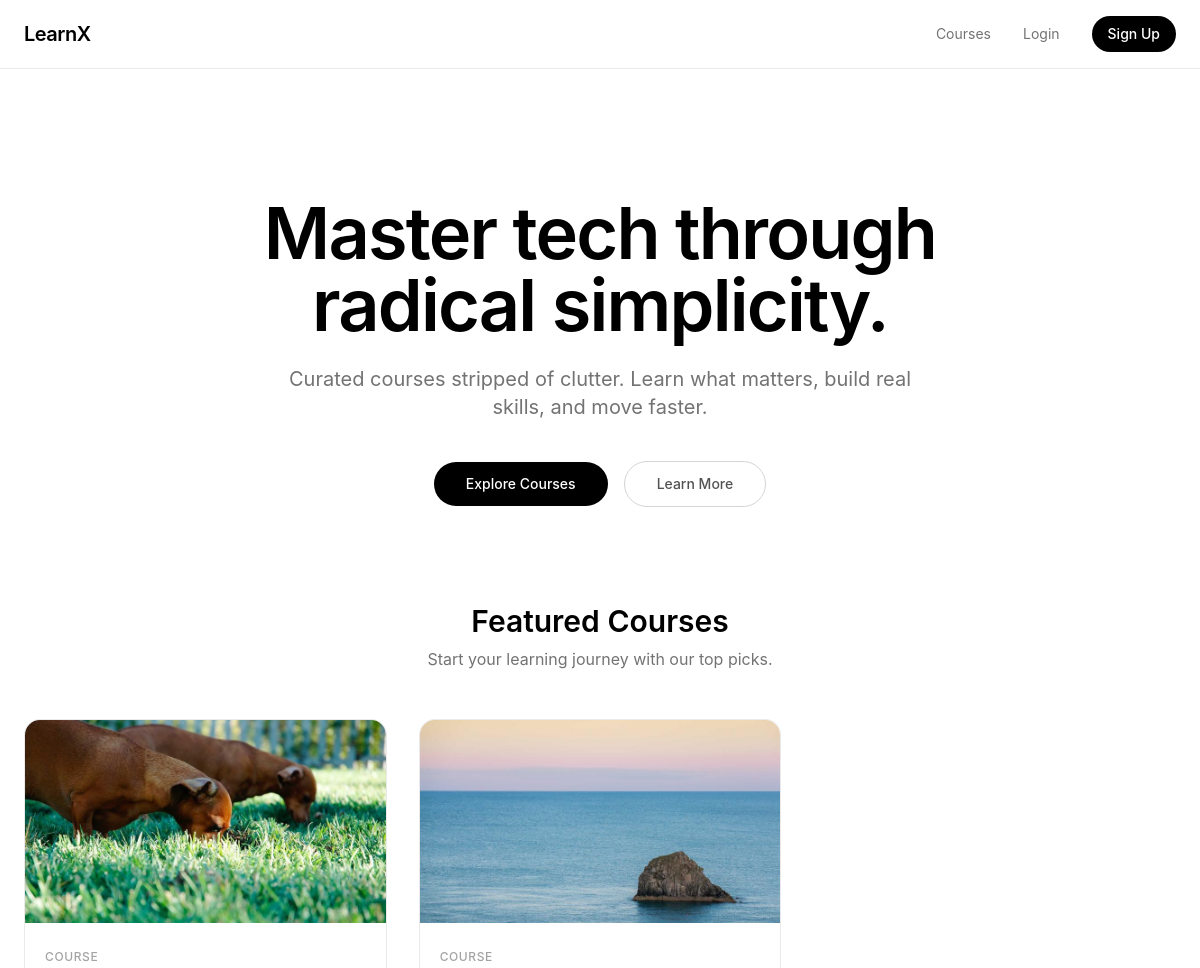
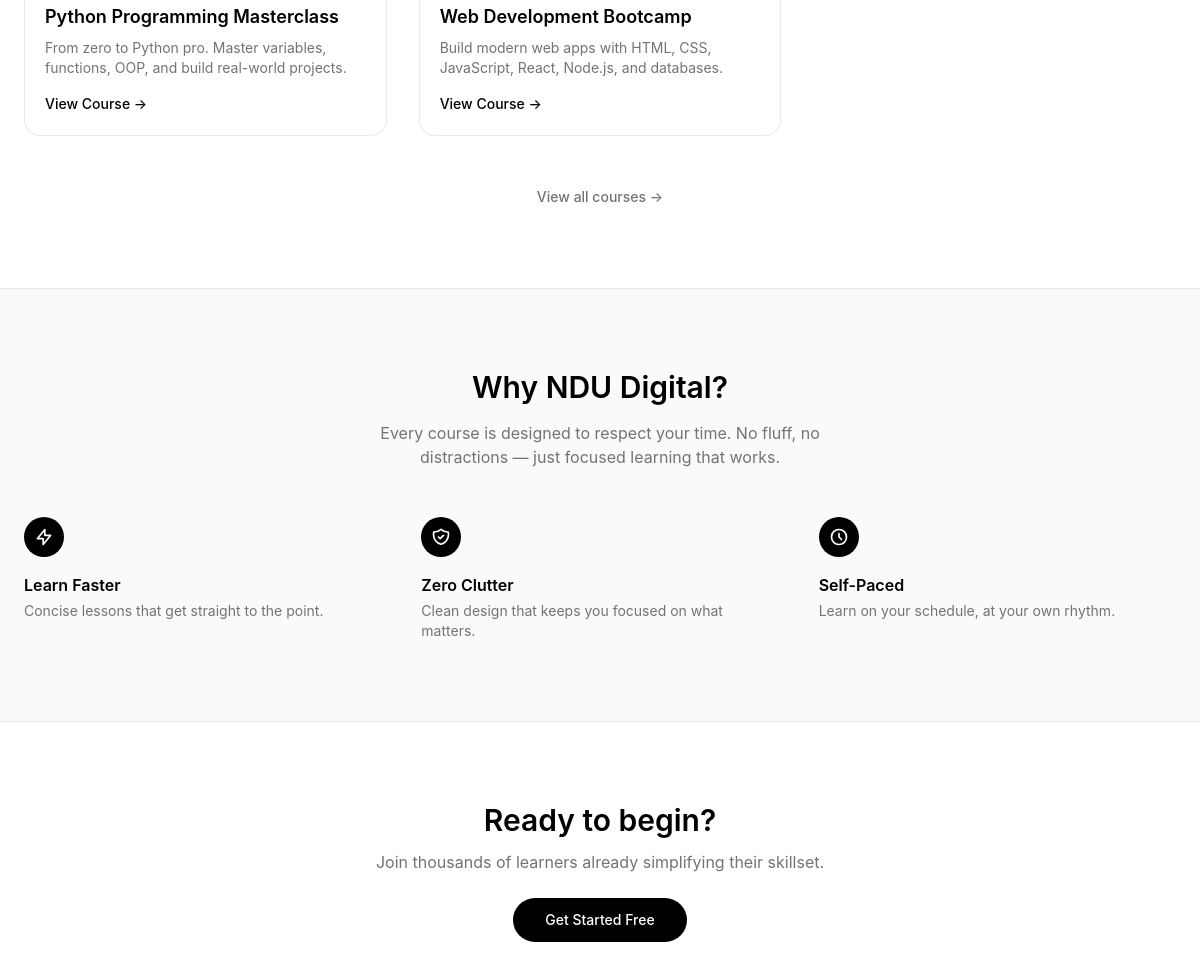
The page / on the database its author committed (2 pictures, top to bottom).
### courses/models.py (models this page shows, shortened)
class Course(models.Model):
    title=models.CharField(max_length=50)
    thumbnail=models.ImageField(upload_to="thumbnails/")
    description=models.TextField()
    is_active=models.BooleanField(default=True)
    created_at=models.DateField(auto_now_add=True)

### courses/views.py (the view)
# urls.py: path('', views.landing_view, name='home'),
def landing_view(request):
    if request.user.is_authenticated:
        return redirect('dashboard')
    featured = Course.objects.filter(is_active=True)[:3]
    return render(request, 'landing.html', {'featured': featured})

### courses/templates/landing.html (shortened to what this page needs)
{% extends 'base.html' %}
{% load static %}
{% block content %}
<section class="max-w-7xl mx-auto px-6 pt-24 pb-16 md:pt-32 md:pb-24 text-center">
    <h1 class="text-5xl md:text-7xl font-semibold tracking-tight text-black leading-[1.1]">
        Master tech through<br>radical simplicity.
    </h1>
    <p class="mt-6 text-lg md:text-xl text-neutral-500 max-w-2xl mx-auto leading-relaxed">
        Curated courses stripped of clutter. Learn what matters, build real skills, and move faster.
    </p>
    <div class="mt-10 flex items-center justify-center gap-4">
        <a href="{% url 'course-list' %}" class="px-8 py-3 rounded-full bg-black text-white text-sm font-medium hover:bg-neutral-800 transition-colors">Explore Courses</a>
        <a href="#features" class="px-8 py-3 rounded-full border border-neutral-300 text-sm font-medium text-neutral-600 hover:border-neutral-400 transition-colors">Learn More</a>
    </div>
</section>
<section class="max-w-7xl mx-auto px-6 pb-20">
    <div class="text-center mb-12">
        <h2 class="text-3xl font-semibold text-black">Featured Courses</h2>
        <p class="mt-2 text-neutral-500">Start your learning journey with our top picks.</p>
    </div>
    <div class="grid grid-cols-1 md:grid-cols-2 lg:grid-cols-3 gap-8">
        {% for course in featured %}
        <article class="group border border-neutral-200/80 rounded-2xl overflow-hidden hover:shadow-md transition-shadow bg-white">
            <div class="aspect-video bg-neutral-100 overflow-hidden">
                {% if course.thumbnail %}
                <img src="{{ course.thumbnail.url }}" alt="{{ course.title }}" class="w-full h-full object-cover group-hover:scale-[1.02] transition-transform duration-500">
                {% endif %}
            </div>
            <div class="p-5">
                <span class="inline-block text-xs font-medium text-neutral-400 uppercase tracking-wider mb-2">Course</span>
                <h3 class="text-lg font-semibold text-black leading-snug">{{ course.title }}</h3>
                <p class="mt-2 text-sm text-neutral-500 line-clamp-2">{{ course.description }}</p>
                <a href="{% url 'course-detail' course.id %}" class="mt-4 inline-flex items-center text-sm font-medium text-black hover:underline underline-offset-4">
                    View Course &rarr;
                </a>
            </div>
        </article>
        {% empty %}
        <p class="col-span-full text-center text-neutral-400 py-16">No courses available yet.</p>
        {% endfor %}
    </div>
    {% if featured %}
    <div class="text-center mt-12">
        <a href="{% url 'course-list' %}" class="inline-flex items-center text-sm font-medium text-neutral-500 hover:text-black transition-colors">
            View all courses &rarr;
        </a>
    </div>
    {% endif %}
</section>
<section id="features" class="bg-neutral-50 border-y border-neutral-200/80">
    <div class="max-w-7xl mx-auto px-6 py-20 text-center">
        <h2 class="text-3xl font-semibold text-black">Why NDU Digital?</h2>
        <p class="mt-4 text-neutral-500 max-w-lg mx-auto">Every course is designed to respect your time. No fluff, no distractions — just focused learning that works.</p>
        <div class="mt-12 grid grid-cols-1 md:grid-cols-3 gap-10 text-left">
            <div>
                <div class="w-10 h-10 rounded-full bg-black flex items-center justify-center mb-4">
                    <svg class="w-5 h-5 text-white" fill="none" stroke="currentColor" viewBox="0 0 24 24"><path stroke-linecap="round" stroke-linejoin="round" stroke-width="2" d="M13 10V3L4 14h7v7l9-11h-7z"/></svg>
                </div>
                <h3 class="font-semibold text-black">Learn Faster</h3>
                <p class="mt-1 text-sm text-neutral-500">Concise lessons that get straight to the point.</p>
            </div>
            <div>
                <div class="w-10 h-10 rounded-full bg-black flex items-center justify-center mb-4">
                </div>
                <h3 class="font-semibold text-black">Zero Clutter</h3>
                <p class="mt-1 text-sm text-neutral-500">Clean design that keeps you focused on what matters.</p>
            </div>
            <div>
                <div class="w-10 h-10 rounded-full bg-black flex items-center justify-center mb-4">
                    <svg class="w-5 h-5 text-white" fill="none" stroke="currentColor" viewBox="0 0 24 24"><path stroke-linecap="round" stroke-linejoin="round" stroke-width="2" d="M12 8v4l3 3m6-3a9 9 0 11-18 0 9 9 0 0118 0z"/></svg>
                </div>
                <h3 class="font-semibold text-black">Self-Paced</h3>
                <p class="mt-1 text-sm text-neutral-500">Learn on your schedule, at your own rhythm.</p>
            </div>
        </div>
    </div>
</section>
<section class="max-w-7xl mx-auto px-6 py-20 text-center">
    <h2 class="text-3xl font-semibold text-black">Ready to begin?</h2>
    <p class="mt-3 text-neutral-500">Join thousands of learners already simplifying their skillset.</p>
    <a href="{% url 'signup' %}" class="mt-6 inline-block px-8 py-3 rounded-full bg-black text-white text-sm font-medium hover:bg-neutral-800 transition-colors">Get Started Free</a>
</section>
{% endblock %}

### courses/templates/base.html (style rules this page uses)
body { font-family: -apple-system, BlinkMacSystemFont, "SF Pro Display", "SF Pro Text", "Helvetica Neue", sans-serif; }

### rows shown on the page
Course: thumbnail (picture), title "Python Programming Masterclass", description "From zero to Python pro. Master variables, functions, OOP, and build real-world projects."
Course: thumbnail (picture), title "Web Development Bootcamp", description "Build modern web apps with HTML, CSS, JavaScript, React, Node.js, and databases."
